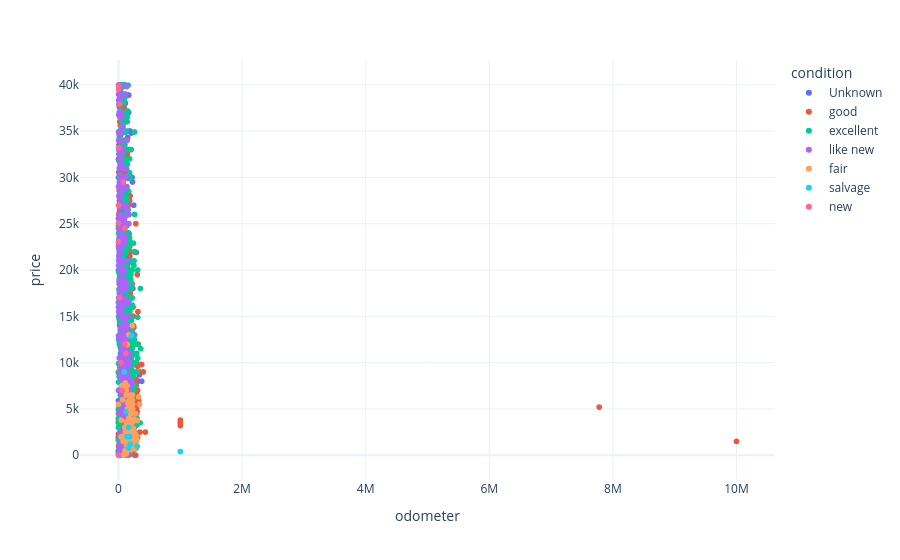

Notebook code for this chart:
### Code cell
df_sample = df_clean_minus_outliers.sample(5000, random_state=42)
fig = px.scatter(df_sample, x='odometer', y='price', color='condition', hover_data=['manufacturer', 'model', 'year'])
fig.write_html('../images/odometer_vs_price.html')
fig.show()

### Figure 1 — Plotly figure (JSON) as saved in the notebook; plotly's stock layout.template omitted (floating-point values rounded to 4 significant figures; data arrays with more than 128 entries replaced by an {"elided": "..."} marker saying what was removed)
{"data": [{"customdata": {"elided": "1538x3 mixed values"}, "hovertemplate": "condition=Unknown<br>odometer=%{x}<br>price=%{y}<br>manufacturer=%{customdata[0]}<br>model=%{customdata[1]}<br>year=%{customdata[2]}<extra></extra>", "legendgroup": "Unknown", "marker": {"color": "#636efa", "symbol": "circle"}, "mode": "markers", "name": "Unknown", "showlegend": true, "type": "scattergl", "x": {"elided": "1538 float values"}, "xaxis": "x", "y": {"elided": "1538 int values"}, "yaxis": "y"}, {"customdata": {"elided": "1167x3 mixed values"}, "hovertemplate": "condition=good<br>odometer=%{x}<br>price=%{y}<br>manufacturer=%{customdata[0]}<br>model=%{customdata[1]}<br>year=%{customdata[2]}<extra></extra>", "legendgroup": "good", "marker": {"color": "#EF553B", "symbol": "circle"}, "mode": "markers", "name": "good", "showlegend": true, "type": "scattergl", "x": {"elided": "1167 float values"}, "xaxis": "x", "y": {"elided": "1167 int values"}, "yaxis": "y"}, {"customdata": {"elided": "1718x3 mixed values"}, "hovertemplate": "condition=excellent<br>odometer=%{x}<br>price=%{y}<br>manufacturer=%{customdata[0]}<br>model=%{customdata[1]}<br>year=%{customdata[2]}<extra></extra>", "legendgroup": "excellent", "marker": {"color": "#00cc96", "symbol": "circle"}, "mode": "markers", "name": "excellent", "showlegend": true, "type": "scattergl", "x": {"elided": "1718 float values"}, "xaxis": "x", "y": {"elided": "1718 int values"}, "yaxis": "y"}, {"customdata": {"elided": "417x3 mixed values"}, "hovertemplate": "condition=like new<br>odometer=%{x}<br>price=%{y}<br>manufacturer=%{customdata[0]}<br>model=%{customdata[1]}<br>year=%{customdata[2]}<extra></extra>", "legendgroup": "like new", "marker": {"color": "#ab63fa", "symbol": "circle"}, "mode": "markers", "name": "like new", "showlegend": true, "type": "scattergl", "x": {"elided": "417 float values"}, "xaxis": "x", "y": {"elided": "417 int values"}, "yaxis": "y"}, {"customdata": {"elided": "134x3 mixed values"}, "hovertemplate": "condition=fair<br>odometer=%{x}<br>price=%{y}<br>manufacturer=%{customdata[0]}<br>model=%{customdata[1]}<br>year=%{customdata[2]}<extra></extra>", "legendgroup": "fair", "marker": {"color": "#FFA15A", "symbol": "circle"}, "mode": "markers", "name": "fair", "showlegend": true, "type": "scattergl", "x": {"elided": "134 float values"}, "xaxis": "x", "y": {"elided": "134 int values"}, "yaxis": "y"}, {"customdata": [["honda", "fit", 2009], ["pontiac", "gto", 2006], ["toyota", "corolla", 2004], ["ford", "explorer", 2001], ["mercedes-benz", "benz 63amg", 2007], ["mercedes-benz", "benz ml430", 1999], ["honda", "accord", 1994], ["jeep", "grande cherokee", 2006], ["toyota", "avalon xls", 2001], ["toyota", "tacoma", 2007]], "hovertemplate": "condition=salvage<br>odometer=%{x}<br>price=%{y}<br>manufacturer=%{customdata[0]}<br>model=%{customdata[1]}<br>year=%{customdata[2]}<extra></extra>", "legendgroup": "salvage", "marker": {"color": "#19d3f3", "symbol": "circle"}, "mode": "markers", "name": "salvage", "showlegend": true, "type": "scattergl", "x": [119000.0, 1000000.0, 164000.0, 304000.0, 91110.0, 160000.0, 137400.0, 182000.0, 188200.0, 207000.0], "xaxis": "x", "y": [4700, 400, 3000, 990, 9000, 800, 2000, 2000, 1200, 12900], "yaxis": "y"}, {"customdata": [["mitsubishi", "lancer evolution gsr", 2015], ["ford", "fusion se hybrid", 2014], ["mitsubishi", "fe-140g", 2020], ["mercedes-benz", "benz s550 4matic", 2012], ["chevrolet", "trailblazer", 2021], ["ford", "thunderbird", 2002], ["jaguar", "s-type", 2003], ["porsche", "boxster convertible 2d", 2002], ["harley-davidson", "davidson", 2000], ["ford", "fusion titanium", 2020], ["nissan", "altima", 2020], ["mitsubishi", "eclipse cross", 2022], ["ram", "1500 classic slt crewcab", 2020], ["jeep", "wrangler unlimited 4x4", 2015], ["volkswagen", "jetta", 2021], ["nissan", "altima ￼", 2015]], "hovertemplate": "condition=new<br>odometer=%{x}<br>price=%{y}<br>manufacturer=%{customdata[0]}<br>model=%{customdata[1]}<br>year=%{customdata[2]}<extra></extra>", "legendgroup": "new", "marker": {"color": "#FF6692", "symbol": "circle"}, "mode": "markers", "name": "new", "showlegend": true, "type": "scattergl", "x": [1100.0, 117900.0, 255.0, 103000.0, 1.0, 1304.0, 57000.0, 40000.0, 87.0, 714.0, 16590.0, 10.0, 16000.0, 78000.0, 10.0, 102500.0], "xaxis": "x", "y": [1, 10999, 1, 24500, 23058, 39500, 6990, 10000, 39900, 33200, 17000, 26998, 37950, 29500, 25049, 11995], "yaxis": "y"}], "layout": {"legend": {"title": {"text": "condition"}, "tracegroupgap": 0}, "margin": {"t": 60}, "xaxis": {"anchor": "y", "domain": [0, 1], "title": {"text": "odometer"}}, "yaxis": {"anchor": "x", "domain": [0, 1], "title": {"text": "price"}}}}
